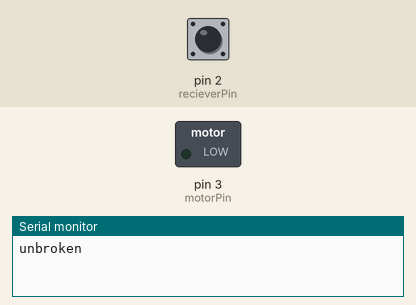
This sketch was run on a simulated Arduino Uno, built with avr-gcc and run on an emulated ATmega328P. On the bench: switched loads named in the sketch (green lamp = pin HIGH), the last lines printed to the serial monitor. The inputs (shaded band) are chosen by the test bench; at power-on: pin 2 (recieverPin) HIGH.

Above: at 1.2 s.
1.3 s: pin 2 (recieverPin) pulled LOW for 3.2 s
At 2.6 s:
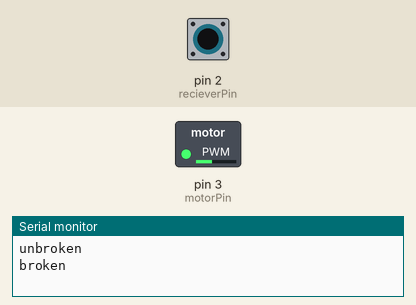
Timing chart, 0 to 6.8 s (numbered marks = the images above; inputs shaded):
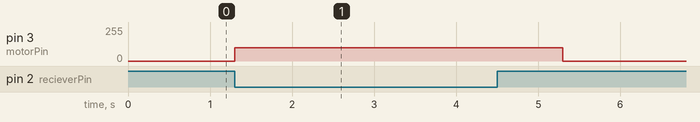

Measured:
- after the input at 1.3 s, pin 3 (motorPin): 0/255 → 100/255 at once, → 0/255 4.0 s later

The sketch:

MissionPossibleIR.ino
```cpp
/*
 * @author Dahlia Dry
 * V1
 * Hardware:
 * -Adafruit IR break beam sensor
 * -Atmega328P
 * -DC Motor 250mA
 * breaking of IR beam triggers revolution of DC motor
 * this reels in a string attached to a pair of scissors
 * thus cutting fishing line
 * Created for 2019 Florida Science Olympiad Mission Possible Event
 */
#define recieverPin 2
#define motorPin 3
int sensorState = 0;
int lastState = 0;
int motorSpeed = 100; //0 to 255
int delayTime = 1000;
void setup(){
  pinMode(recieverPin, INPUT);
  pinMode(motorPin, OUTPUT);
  digitalWrite(recieverPin, HIGH);
  Serial.begin(9600);
}

void loop(){
  sensorState = digitalRead(recieverPin);
  if(sensorState == LOW){ //IR beam broken
     analogWrite(motorPin, motorSpeed);
     delay(delayTime);
     analogWrite(motorPin, 0);
  }
  if(sensorState && !lastState){
    Serial.println("unbroken");
  }
  if(!sensorState && lastState){
    Serial.println("broken");
  }
  lastState = sensorState;
}
```
